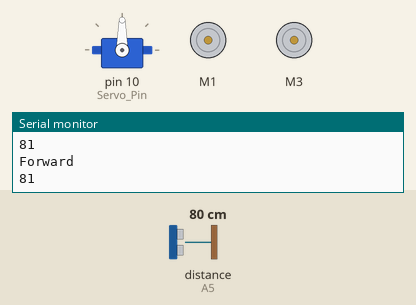
A sketch run on a simulated Arduino Uno, built with avr-gcc and run on an emulated ATmega328P. Parts: servo, 2 × DC motor (green arrow = forward, orange = backward, longer = faster), the last lines printed to the serial monitor. Inputs (shaded band) come from the test bench; at power-on: distance to the obstacle (sensor on A5) 80 cm. The echo pulse lasts 58.3 µs per cm.

Above: at 1.2 s.
1.3 s: distance to the obstacle (sensor on A5) set to 2 cm
At 2.2 s:
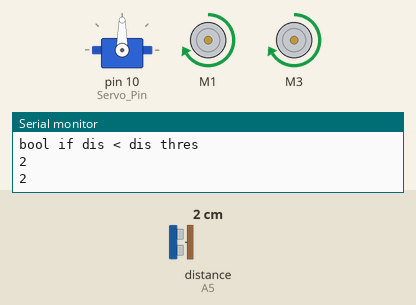
4.3 s: distance to the obstacle (sensor on A5) set to 18 cm
7.3 s: distance to the obstacle (sensor on A5) set to 23 cm
At 10.1 s:
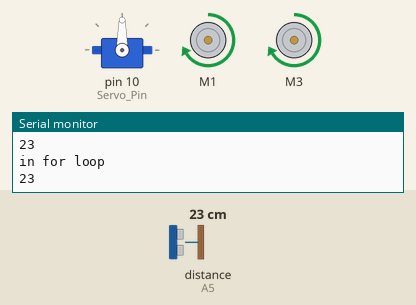
10.3 s: distance to the obstacle (sensor on A5) set to 4 cm
At 12.9 s:
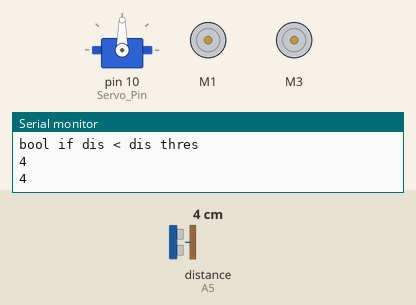
Timing chart, 0 to 14.3 s (numbered marks = the images above; inputs shaded):
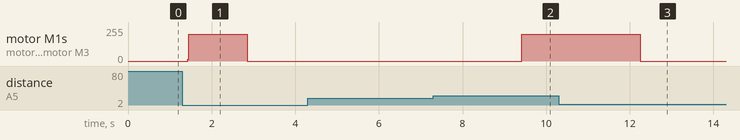

Measured:
- after the input at 1.3 s, motor M1, motor M3: stopped → forward 200/255 after 0.12 s, → stopped 1.4 s later
- after the input at 7.3 s, motor M1, motor M3: stopped → forward 200/255 after 2.1 s
- after the input at 10.3 s, motor M1, motor M3: forward 200/255 → stopped after 1.9 s

The sketch:

DC_Motor_Ultra_Servo.ino
```cpp
#include <NewPing.h>
#include <AFMotor.h>
#include <Servo.h>
#define Max_Speed 200
#define Max_Offset 20
#define Servo_Pin 10
#define Trig_Pin A4
#define Echo_Pin A5
#define Max_Dis 500
#define Dis_Thres 20
NewPing sonar(Trig_Pin,Echo_Pin,Max_Dis);
AF_DCMotor Motor1(1);
AF_DCMotor Motor2(3);
int startAngle=90;
int Speed = 0;
int Dist = 250;
int angle;
int pos = 90;
Servo servo;

void setup()
{
  Dist=sonar.ping_cm();
  servo.attach(Servo_Pin);
  servo.write(pos);
  Serial.begin(9600);
  Serial.println("start");

}

void loop()
{
  bool checkF = CheckobstacleF();
  bool checkR = CheckobstacleR();
  bool checkL = CheckobstacleL();
  Serial.println(Dist);
  if (checkF)
  {
    if (checkR && checkL)
    {
      Serial.println("Check R&L");
      Serial.println(Dist);
      delay(500);
      stop();
    }
    else if (checkR)
    {
      Serial.println("Check R");
      Serial.println(Dist);
      delay(500);
      left();
    }
    else if (checkL)
    {
      Serial.println("Check L");
      Serial.println(Dist);
      delay(500);
      right();
    }
  }
  else
  {
    Serial.println("Forward");
    Serial.println(Dist);
    delay(500);
    forward();
  }
}

bool CheckobstacleF()
{
  bool obstacledetected= false;
  for (angle=90; angle=90; angle=angle+0)
  {
    servo.write(angle);
    Dist=sonar.ping_cm();
    Serial.println(Dist);
    delay(300);
    if (Dist==0)
    {
      Dist=250;
      Serial.println("Bool if 0=250");
      Serial.println(Dist);
      break;
    }

    if (Dist<= Dis_Thres)
    {
      Serial.println("bool if dis < dis thres");
      Serial.println(Dist);
      obstacledetected=true;
      break;
    }
    Serial.println("in for loop");
    break;
  }
  servo.write(pos);
  return obstacledetected;
  Serial.println("bool end");
  Serial.println(Dist);
}


bool CheckobstacleR()
{
  bool obstacledetectedR= false;
  for (angle=90; angle>=0; angle=angle-5)
  {
    servo.write(angle);
    Dist=sonar.ping_cm();
    Serial.println(Dist);
    delay(300);
    if (Dist==0)
    {
      Dist=250;
      Serial.println("Bool if 0=250");
      Serial.println(Dist);
      break;
    }

    if (Dist<= Dis_Thres)
    {
      Serial.println("bool if dis < dis thres");
      Serial.println(Dist);
      obstacledetectedR=true;
      break;
    }
    Serial.println("in for loop");
    break;
  }
  servo.write(pos);
  return obstacledetectedR;
  Serial.println("bool end");
  Serial.println(Dist);
}

bool CheckobstacleL()
{
  bool obstacledetectedL= false;
  for (angle=90; angle<=180; angle=angle+5)
  {
    servo.write(angle);
    Dist=sonar.ping_cm();
    Serial.println(Dist);
    delay(300);
    if (Dist==0)
    {
      Dist=250;
      Serial.println("Bool if 0=250");
      Serial.println(Dist);
      break;
    }

    if (Dist<= Dis_Thres)
    {
      Serial.println("bool if dis < dis thres");
      Serial.println(Dist);
      obstacledetectedL=true;
      break;
    }
    Serial.println("in for loop");
    break;
  }
  servo.write(pos);
  return obstacledetectedL;
  Serial.println("bool end");
  Serial.println(Dist);
}

void forward()
{
  for (int Speed=0;Speed<=Max_Speed;Speed++)
  {
  Motor1.setSpeed(Speed);
  Motor2.setSpeed(Speed);
  Motor1.run(FORWARD);
  Motor2.run(FORWARD);
  }
}

void stop()
{
  Motor1.setSpeed(0);
  Motor2.setSpeed(0);
  Motor1.run(RELEASE);
  Motor2.run(RELEASE);
}

void right()
{
  Motor1.setSpeed(0);
  Motor2.setSpeed(255);
  Motor1.run(RELEASE);
  Motor2.run(FORWARD);
  delay(220);
}

void left()
{
  Motor1.setSpeed(255);
  Motor2.setSpeed(0);
  Motor1.run(FORWARD);
  Motor2.run(RELEASE);
  delay(220);
}
```
